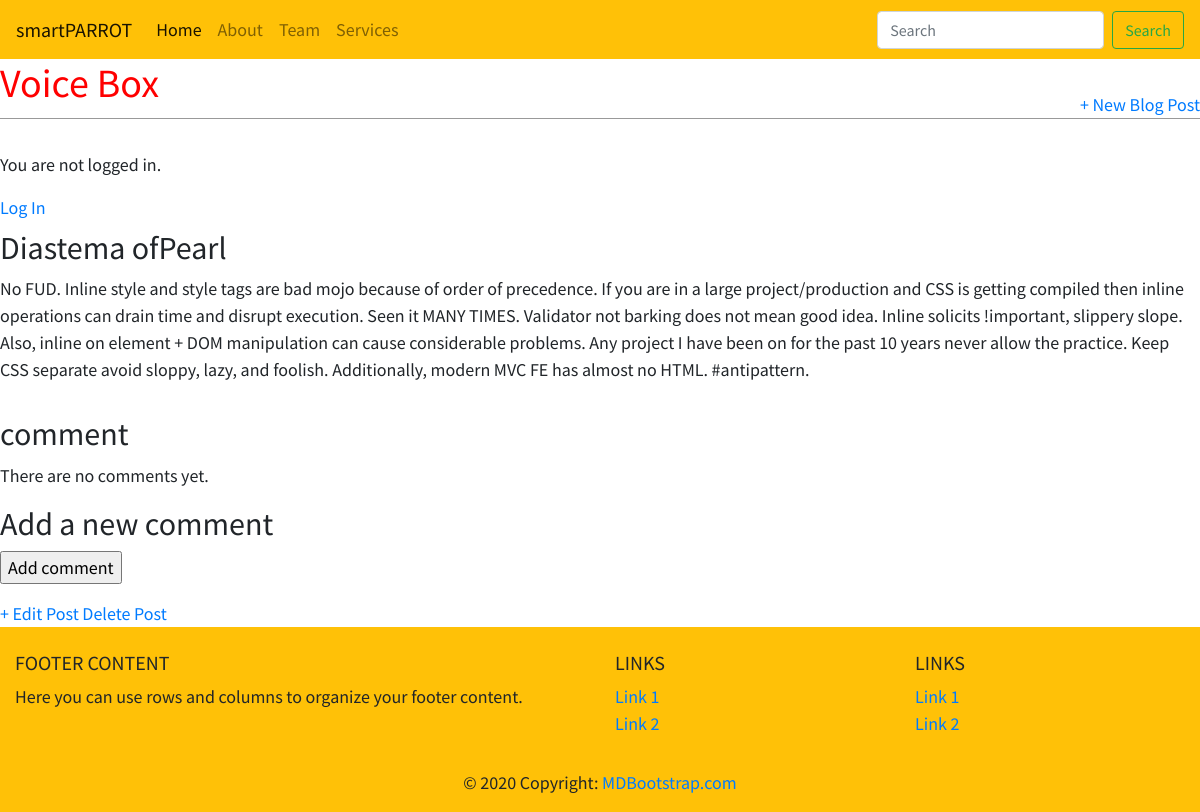
The app's page /post/4/ with its own data.
### blog/models.py (models this page shows, shortened)
class Post(models.Model):
    title = models.CharField(max_length=200)
    author = models.ForeignKey('auth.User',
                               on_delete= models.CASCADE)
    body = models.TextField()
    created = models.DateTimeField(auto_now_add=True)
    updated = models.DateTimeField(auto_now=True)
    active = models.BooleanField(default=True)
    class Meta:
        ordering = ('created',)

### blog/views.py (the view)
# urls.py: path('post/<int:pk>/',BlogDetailView.as_view(), name='detail'),
class BlogDetailView(DetailView):
    model = Post
    template_name = 'detail.html'

### blog/templates/detail.html (shortened to what this page needs)
<!DOCTYPE html>
{% extends 'base.html' %}
{% block content %}
    <div class="post-entry">
    <h2>{{ post.title }}</h2>
    <p>{{ post.body }}</p>
    </div>
{% with comments.count as total_comments %}
<h2>
{{ total_comments }} comment{{ total_comments|pluralize }}
</h2>
{% endwith %}
{% for comment in comments %}
<div class="comment">
<p class="info">
Comment {{ forloop.counter }} by {{ comment.name }}
{{ comment.created }}
</p>
{{ comment.body|linebreaks }}
</div>
{% empty %}
<p>There are no comments yet.</p>
{% endfor %}
{% if new_comment %}
<h2>Your comment has been added.</h2>
{% else %}
<h2>Add a new comment</h2>
<form method="post">
<p><input type="submit" value="Add comment"></p>
</form>
{% endif %}
<a href="{% url 'post_edit' post.pk %}">+ Edit Post</a>
<a href="{% url 'post_delete' post.pk %}">Delete Post</a>
{% endblock content %}

### blog/static/css/base.css (style rules this page uses)
.post-entry { margin-bottom: 2rem; }
.post-entry h2 { margin: 0.5rem 0; }
.post-entry p { margin: 0; font-weight: 400; }

### records on screen
Post: title "Diastema ofPearl", body "No FUD. Inline style and style tags are bad mojo because of order of precedence. If you are in a large project/production and CSS is getting compiled then inline operations can drain time and disrupt execution. Seen it MANY TIMES. Validator not barking does not mean good idea. Inline solicits !important, slippery slope. Also, inline on element + DOM manipulation can cause considerable problems. Any project I have been on for the past 10 years never allow the practice. Keep CSS separate avoid sloppy, lazy, and foolish. Additionally, modern MVC FE has almost no HTML. #antipattern."
